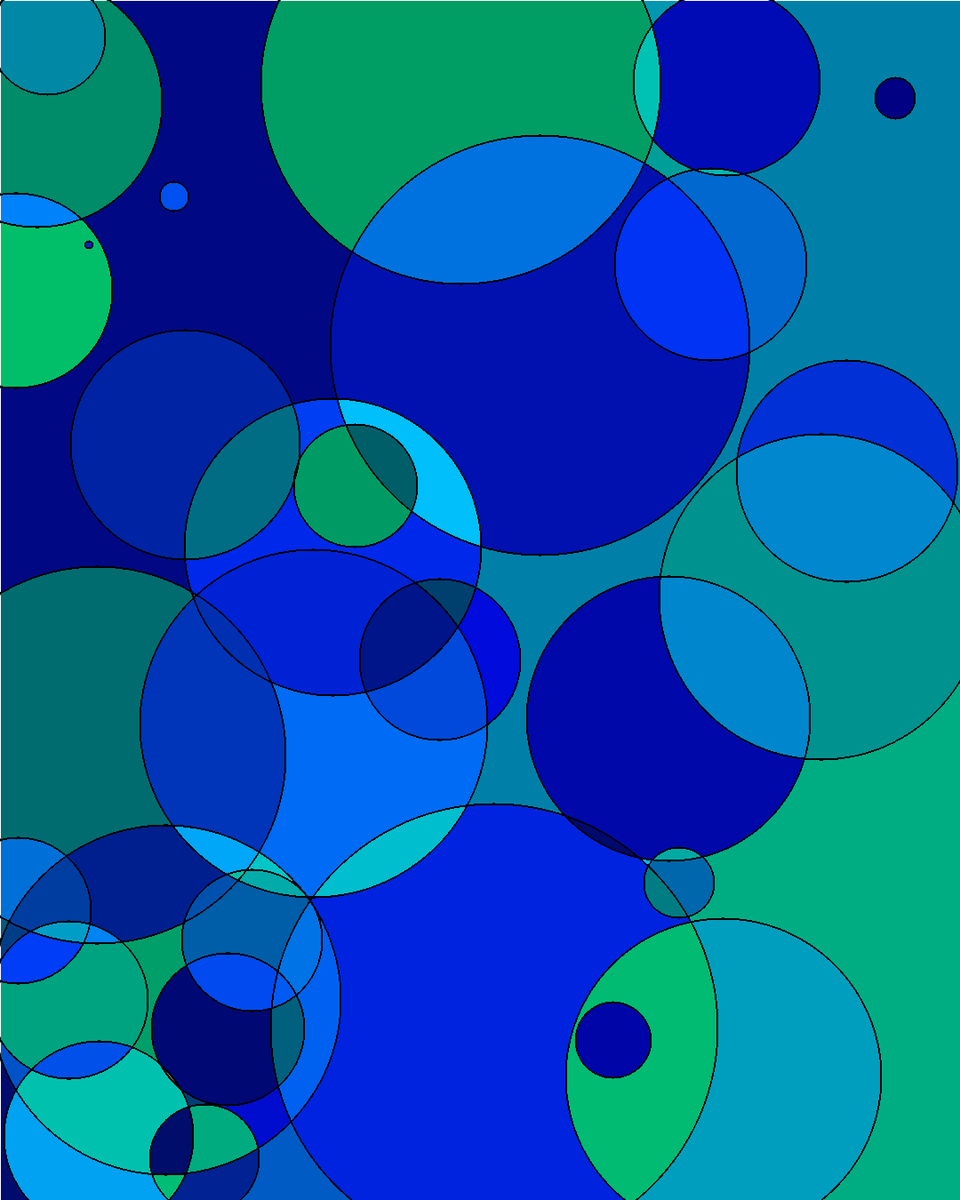
Frame 1 (no input)
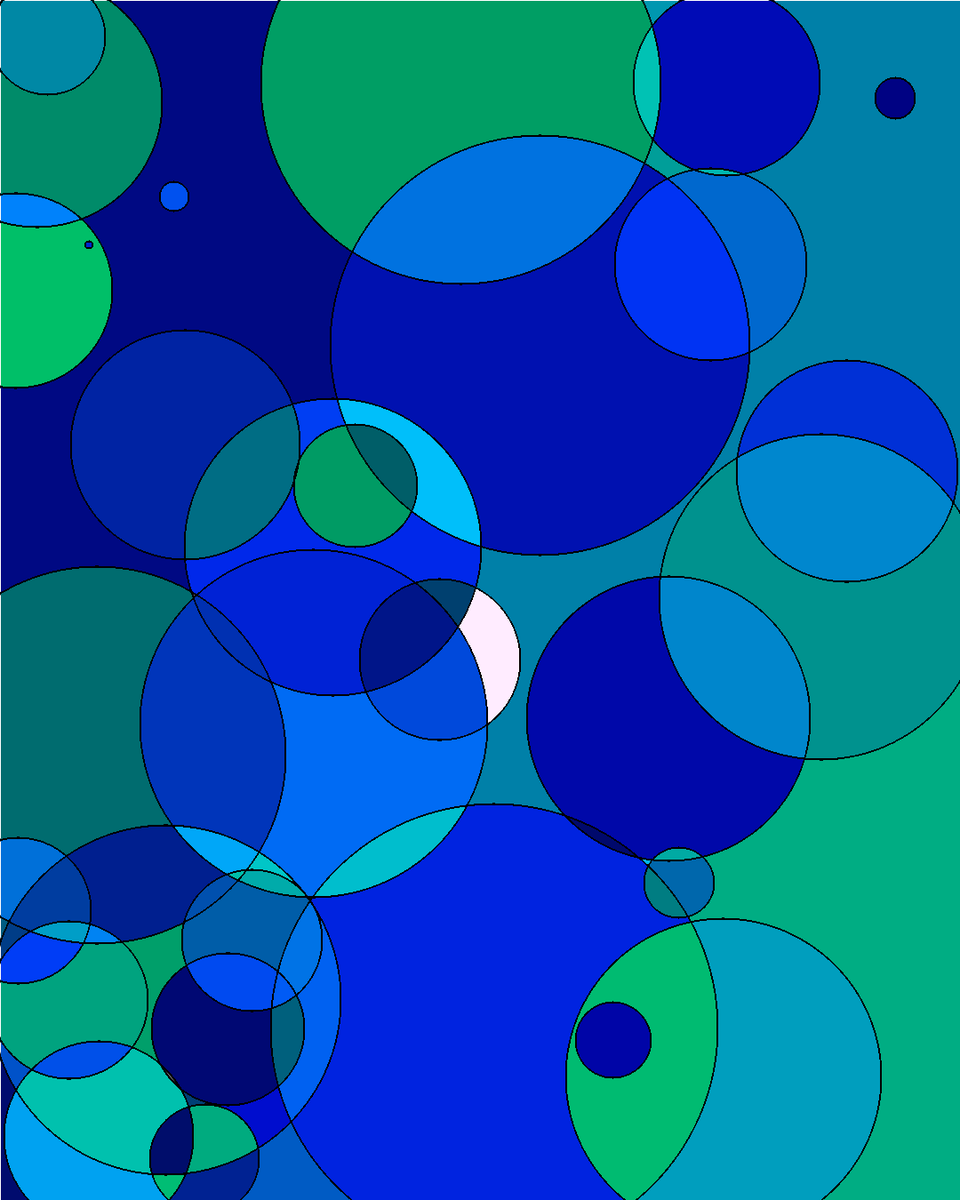
Frame 60 (the mouse pressed at the canvas centre just before this capture)
Frame 120 (the mouse held since frame 60 and released just before this capture): identical to frame 60, image omitted

The Processing sketch that drew these frames (run headless with seeded random() and noise(); from frame 60 on, the mouse is pressed at the canvas centre):

// Processing sketch: floodfillcircles
// ── floodfillcircles.pde
import java.util.*;
color c = color(random(0, 100), random(0,50), random(200,255));
int threshold = 100;

void setup() {
  size(1080, 1350);
  background(255);
  stroke(0);
  strokeWeight(3);
  noFill();
  for (int i = 0; i < 30; i++) {
    circle(random(width), random(height), random(width/2));
  }

  for (int i = 0; i < width; i ++) {
    for(int j =0;j<height; j++){
    c = nextColor();

    if(get(i, j) == color(255)) flood(i,j);
    }
  }
  save((int)random(9999999)+".png"); 
}

color nextColor(){
  return color( 0, random(200), random(100, 255)); 
}


void draw() {
}

void flood(int x, int y) {
  LinkedList<int[]> queue = new LinkedList();
  queue.add(new int[] {x, y});
  while (!queue.isEmpty()) {
    int[] nextpt = queue.pop();
    if (nextpt[0] > 0 && nextpt[0]<width && nextpt[1] > 0 && nextpt[1] < height) {
      color target = get(nextpt[0], nextpt[1]);
      if (target != c && target != color(0)) {
        set(nextpt[0], nextpt[1],
        color(c));
        queue.add(new int[]{nextpt[0]-1, nextpt[1]});
        queue.add(new int[]{nextpt[0]+1, nextpt[1]});
        queue.add(new int[]{nextpt[0], nextpt[1]-1});
        queue.add(new int[]{nextpt[0], nextpt[1]+1});
      }
    }
  }
}

void mousePressed() {
  c = color(random(2)*255, random(2)*255, random(2)*255);
  flood(mouseX, mouseY);
}

void keyPressed(){
  if(key==' ') save(frameCount+".png"); 
}
